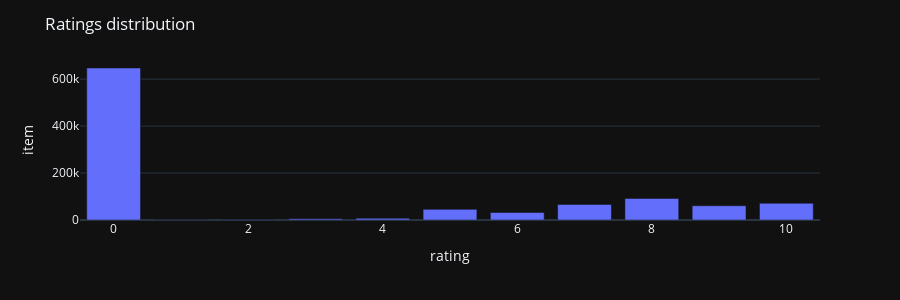

This figure's notebook cell:
### Markdown cell above
As mentioned in data description, the ratings include implicit ratings expressed by 0, which represent a bigger portion of the dataset.

### Code cell
tmp = ratings_new.groupby('rating')['item'].count().reset_index()
fig = px.bar(tmp,x='rating',y='item')
fig.update_layout(title= 'Ratings distribution',
                  template = 'plotly_dark',
                  height=300)
fig.show()

### Figure 1 — Plotly figure (JSON) as saved in the notebook; plotly's stock layout.template omitted (floating-point values rounded to 4 significant figures)
{"data": [{"alignmentgroup": "True", "hovertemplate": "rating=%{x}<br>item=%{y}<extra></extra>", "legendgroup": "", "marker": {"color": "#636efa"}, "name": "", "offsetgroup": "", "orientation": "v", "showlegend": false, "textposition": "auto", "type": "bar", "x": [0, 1, 2, 3, 4, 5, 6, 7, 8, 9, 10], "xaxis": "x", "y": [647294, 1481, 2375, 5118, 7617, 45355, 31687, 66402, 91804, 60778, 71225], "yaxis": "y"}], "layout": {"barmode": "relative", "height": 300, "legend": {"tracegroupgap": 0}, "margin": {"t": 60}, "title": {"text": "Ratings distribution"}, "xaxis": {"anchor": "y", "domain": [0, 1], "title": {"text": "rating"}}, "yaxis": {"anchor": "x", "domain": [0, 1], "title": {"text": "item"}}}}
